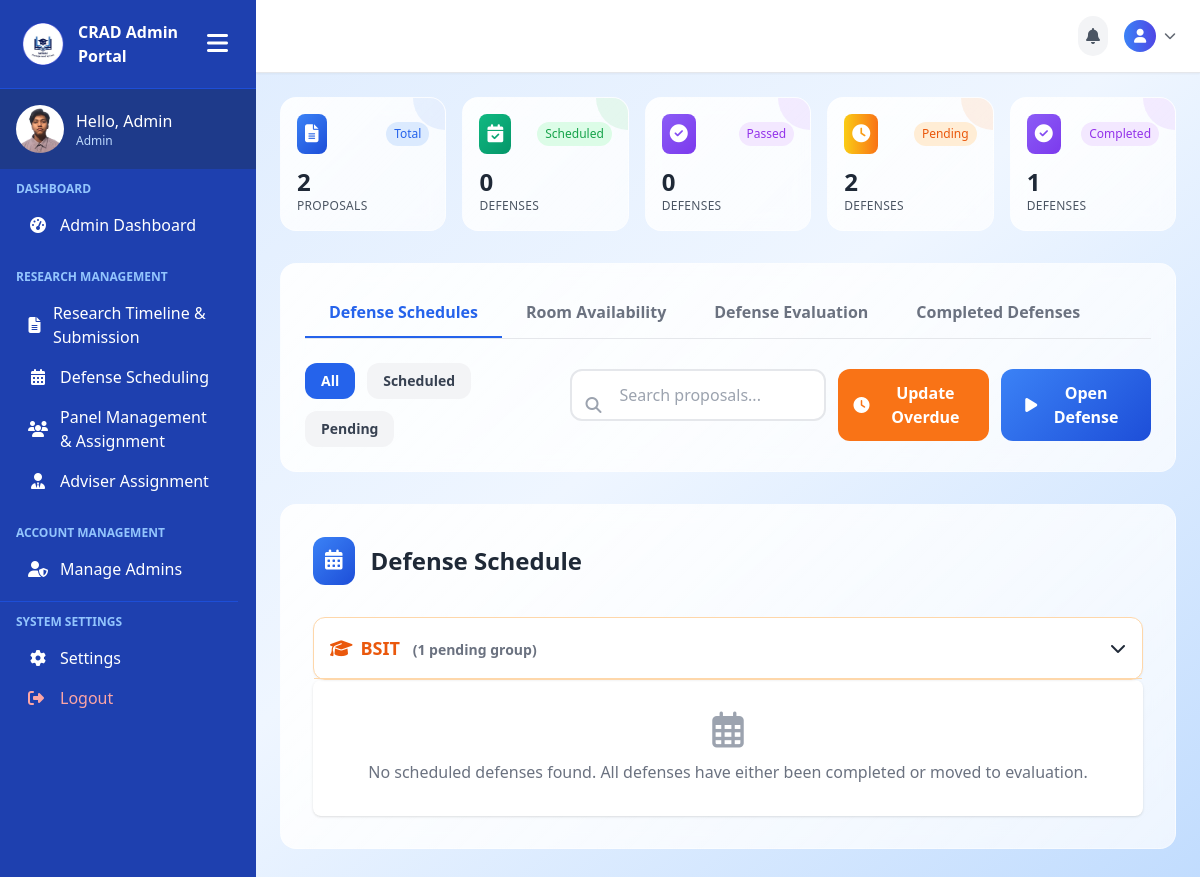
Screenshot of /admin-pages/admin-defense.php (signed in) with the database file from the repository.
### tables this page shows
CREATE TABLE `user_tbl` (
  `user_id` int(11) NOT NULL,
  `email` varchar(150) NOT NULL,
  `password` varchar(255) NOT NULL,
  `role` enum('Admin','Faculty','Student') NOT NULL DEFAULT 'Student',
  `created_at` timestamp NOT NULL DEFAULT current_timestamp()
);

CREATE TABLE `defense_schedules` (
  `id` int(11) NOT NULL,
  `group_id` int(11) DEFAULT NULL,
  `defense_date` date DEFAULT NULL,
  `start_time` time DEFAULT NULL,
  `end_time` time DEFAULT NULL,
  `room_id` int(11) DEFAULT NULL,
  `status` enum('scheduled','completed','cancelled','failed','passed') DEFAULT 'scheduled',
  `created_at` timestamp NOT NULL DEFAULT current_timestamp(),
  `defense_type` enum('pre_oral','final','redefense') DEFAULT 'pre_oral',
  `defense_result` enum('pending','passed','failed','redefense') DEFAULT 'pending',
  `parent_defense_id` int(11) DEFAULT NULL,
  `redefense_reason` text DEFAULT NULL,
  `is_redefense` tinyint(1) DEFAULT 0,
  `completed_at` timestamp NULL DEFAULT NULL,
  `updated_at` timestamp NOT NULL DEFAULT current_timestamp() ON UPDATE current_timestamp()
);

CREATE TABLE `groups` (
  `id` int(11) NOT NULL,
  `name` varchar(255) NOT NULL,
  `program` varchar(50) NOT NULL,
  `cluster_id` int(11) DEFAULT NULL,
  `join_code` varchar(10) DEFAULT NULL,
  `created_at` timestamp NOT NULL DEFAULT current_timestamp()
);

### admin-pages/admin-defense.php (the view, shortened to what the rows shown need)
<?php
include('../includes/connection.php');
$pending_query = "SELECT g.*, g.program, c.cluster, p.title as proposal_title,
                 f.fullname as adviser_name, f.id as adviser_id, ds.defense_type
                FROM groups g
                LEFT JOIN clusters c ON g.cluster_id = c.id
                LEFT JOIN faculty f ON c.faculty_id = f.id
                JOIN proposals p ON g.id = p.group_id
                LEFT JOIN defense_schedules ds ON g.id = ds.group_id AND ds.status = 'pending'
                WHERE (g.id NOT IN (SELECT group_id FROM defense_schedules WHERE status != 'pending')
                       OR ds.status = 'pending')
                AND p.status IN ('Completed', 'Approved')
                ORDER BY g.program, f.fullname, c.cluster, g.name";
$pending_result = mysqli_query($conn, $pending_query);
$pending_by_program = [];
while ($group = mysqli_fetch_assoc($pending_result)) {
    $adviser_name = $group['adviser_name'] ?: 'Unassigned Adviser';
    $adviser_id = $group['adviser_id'] ?: 'unassigned';
    $program = $group['program'] ?: 'Unknown';
    $cluster = $group['cluster'] ?: 'No Cluster';
    $pending_by_program[$program]['advisers'][$adviser_id]['adviser_name'] = $adviser_name;
    $pending_by_program[$program]['advisers'][$adviser_id]['clusters'][$cluster]['groups'][] = $group;
}
$completed_query = "SELECT ds.*, g.name as group_name, g.program, c.cluster, p.title as proposal_title, r.room_name, r.building,
                 f.fullname as adviser_name, f.id as adviser_id,
                 GROUP_CONCAT(CONCAT(pm.first_name, ' ', pm.last_name) SEPARATOR ', ') as panel_names
                FROM defense_schedules ds
                JOIN groups g ON ds.group_id = g.id
                LEFT JOIN clusters c ON g.cluster_id = c.id
                LEFT JOIN faculty f ON c.faculty_id = f.id
                JOIN proposals p ON g.id = p.group_id
                LEFT JOIN rooms r ON ds.room_id = r.id
                LEFT JOIN defense_panel dp ON ds.id = dp.defense_id
                LEFT JOIN panel_members pm ON dp.faculty_id = pm.id
                WHERE ds.status IN ('completed', 'passed')
                GROUP BY ds.id
                ORDER BY g.program, f.fullname, c.cluster, ds.defense_date DESC";
$completed_result = mysqli_query($conn, $completed_query);
while ($completed = mysqli_fetch_assoc($completed_result)) {
    $program = $completed['program'] ?: 'Unknown';
}
?>
<!DOCTYPE html>
<html lang="en">
<head>
    <script src="https://cdn.tailwindcss.com"></script>
    <link rel="stylesheet" href="https://cdnjs.cloudflare.com/ajax/libs/font-awesome/6.0.0/css/all.min.css">
</head>
<body class="bg-gradient-to-br from-blue-100 via-blue-50 to-blue-200 text-gray-800 font-sans">
    <div class="min-h-screen flex">
        <?php include('../includes/admin-sidebar.php'); ?>
        <main class="flex-1 p-6 main-content">
            <div id="scheduleCards" class="stats-card rounded-2xl p-8 animate-scale-in">
                <div class="flex items-center mb-8">
                    <h2 class="text-2xl font-bold text-gray-800">Defense Schedule</h2>
                </div>
                <div class="space-y-6 relative z-10">
                    <?php foreach ($pending_by_program as $program => $program_data): ?>
                    <div class="bg-white rounded-xl shadow-sm border border-orange-200">
                        <div class="p-4 border-b border-orange-200 cursor-pointer" onclick="togglePendingProgramDefenses('<?php echo $program; ?>')">
                            <div class="flex items-center justify-between">
                                <h3 class="text-lg font-semibold text-orange-600">
                                    <i class="fas fa-graduation-cap mr-2"></i><?php echo $program; ?>
                                    <span class="text-sm text-gray-500 ml-2">
                                        <?php
                                        $total_pending = 0;
                                        foreach ($program_data['advisers'] as $adviser_id => $adviser_data) {
                                            foreach ($adviser_data['clusters'] as $cluster => $cluster_data) {
                                                $total_pending += count($cluster_data['groups']);
                                            }
                                        }
                                        echo "($total_pending pending group" . ($total_pending > 1 ? 's' : '') . ")";
                                        ?>
                                    </span>
                                </h3>
                                <i class="fas fa-chevron-down transition-transform" id="pending-program-icon-<?php echo $program; ?>"></i>
                            </div>
                        </div>
                    </div>
                    <?php endforeach; ?>
                </div>
            </div>
        </main>
    </div>
</body>
</html>

### includes/admin-sidebar.php (shortened to what the rows shown need)
<?php
include("../includes/connection.php");
$user_id = $_SESSION['user_id'];
$sql = "SELECT role FROM user_tbl WHERE user_id = ?";
$stmt = $conn->prepare($sql);
$stmt->bind_param("i", $user_id);
$stmt->execute();
$result = $stmt->get_result();
$user = $result->fetch_assoc();
$role = $user['role'];
$greeting = "Hello, " . match($role) {
    'admin' => 'Admin',
    'student' => 'Student',
    default => 'Admin'
};
?>
<!DOCTYPE html>
<html lang="en">
<head>
    <script src="https://cdn.tailwindcss.com"></script>
    <link rel="stylesheet" href="https://cdnjs.cloudflare.com/ajax/libs/font-awesome/6.5.0/css/all.min.css">
</head>
<body>
<div class="sidebar sidebar-transition bg-blue-800 text-white flex flex-col hidden md:flex h-screen w-64" id="sidebar">
    <div class="p-4 flex items-center space-x-3 bg-blue-900">
        <div>
            <p class="font-medium profile-name"><?php echo htmlspecialchars($greeting); ?></p>
            <p class="text-xs text-blue-200 profile-role"><?php echo htmlspecialchars($role); ?></p>
        </div>
    </div>
</div>
</body>
</html>

### rows the page displays
user_tbl: role "Hello, Admin", role "Admin"
defense_schedules: group.program "BSIT", total_pending "1"

### other values shown
$total_proposals "2"
$scheduled_defenses "0"
$confirmed_defenses "0"
$pending_defenses "2"
$completed_defenses "1"
